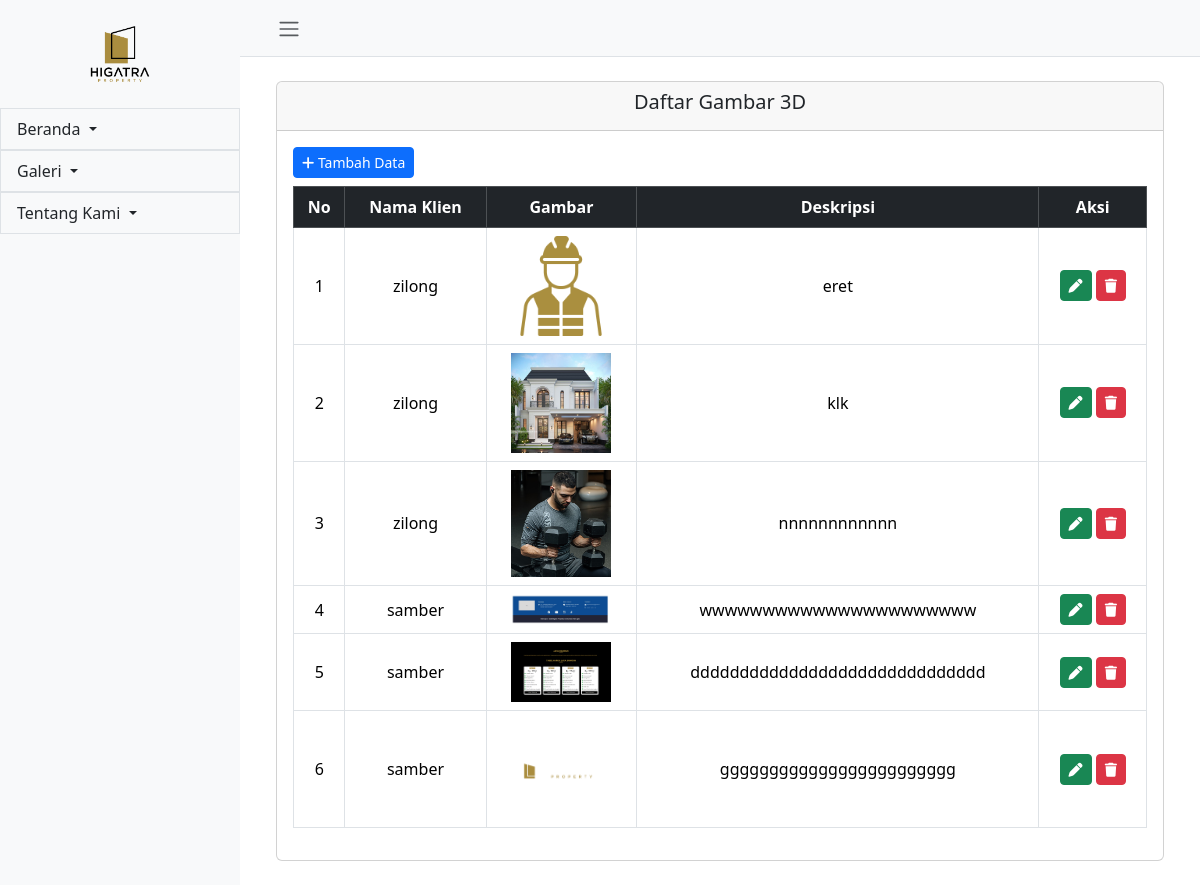
The app's page /admin/gambar3d/index.php with its own data.
### tables this page shows
CREATE TABLE `gambar_3d` (
  `id` int(11) NOT NULL,
  `id_klien` int(11) DEFAULT NULL,
  `gambar` varchar(255) DEFAULT NULL,
  `deskripsi` text DEFAULT NULL
);

CREATE TABLE `testimonials` (
  `id` int(11) NOT NULL,
  `nama` varchar(255) NOT NULL,
  `profesi` varchar(255) NOT NULL,
  `deskripsi` text NOT NULL,
  `gambar` varchar(255) NOT NULL
);

### admin/gambar3d/index.php (the view)
<?php
include '../../kon/koneksi.php';
$query = "SELECT gambar_3d.id, testimonials.nama, gambar_3d.gambar, gambar_3d.deskripsi
          FROM gambar_3d
          JOIN testimonials ON gambar_3d.id_klien = testimonials.id";
$result = mysqli_query($conn, $query);
?>
<?php include "../layout/header-admin.php";
?>
<div class="card m-4">
    <div class="card-header text-center">
        <h5>Daftar Gambar 3D</h5>
    </div>
    <div class="card-body">
        <a href="tambah.php" class="btn btn-primary btn-sm mb-2"><i class="fa-solid fa-plus"></i> Tambah Data</a>
        <div class="table-responsive">
            <table class="table table-bordered table-hover text-center">
                <thead class="table-dark">
                    <tr>
                        <th>No</th>
                        <th>Nama Klien</th>
                        <th>Gambar</th>
                        <th>Deskripsi</th>
                        <th>Aksi</th>
                    </tr>
                </thead>
                <tbody>
                    <?php $no = 1;
                    while ($row = mysqli_fetch_assoc($result)): ?>
                        <tr class="align-middle">
                            <td><?= $no++; ?></td>
                            <td><?= $row['nama']; ?></td>
                            <td><img src="../../images/gambar_3d/<?= $row['gambar']; ?>" width="100"></td>
                            <td><?= $row['deskripsi']; ?></td>
                            <td>
                                <a href="edit.php?id=<?= $row['id']; ?>" class="btn btn-success btn-sm"><i class="fa-solid fa-pen"></i></a>
                                <a href="hapus.php?id=<?= $row['id']; ?>" onclick="return confirm('Yakin ingin menghapus?')" class="btn btn-danger btn-sm"><i class="fa-solid fa-trash"></i></a>
                            </td>
                        </tr>
                    <?php endwhile; ?>
                </tbody>
            </table>
        </div>
    </div>
</div>
<?php include "../layout/footer-admin.php";
?>

### admin/layout/header-admin.php (shortened to what this page needs)
<!DOCTYPE html>
<html lang="id">
<head>
    <link rel="stylesheet" href="https://unpkg.com/bootstrap@5.3.3/dist/css/bootstrap.min.css">
    <link rel="stylesheet" href="https://cdnjs.cloudflare.com/ajax/libs/font-awesome/6.2.0/css/all.min.css">
</head>
<body>
    <div class="d-flex" id="wrapper">
        <div class="bg-light border-right" id="sidebar-wrapper">
            <div class="sidebar-heading d-flex justify-content-center">
                <img src="../../images/logo.png" alt="Icon Usaha" width="80" class="img-fluid">
            </div>
            <div class="list-group list-group-flush">
                <div class="dropdown">
                    <a href="#" class="list-group-item list-group-item-action bg-light dropdown-toggle" id="servicesDropdown" data-bs-toggle="dropdown" aria-expanded="false">
                        Beranda
                    </a>
                </div>
                <div class="dropdown">
                    <a href="#" class="list-group-item list-group-item-action bg-light dropdown-toggle" id="galeriDropdown" data-bs-toggle="dropdown" aria-expanded="false">
                        Galeri
                    </a>
                </div>
                <div class="dropdown">
                    <a href="#" class="list-group-item list-group-item-action bg-light dropdown-toggle" id="legalitasDropdown" data-bs-toggle="dropdown" aria-expanded="false">
                        Tentang Kami
                    </a>
                </div>
            </div>
        </div>
        <div id="page-content-wrapper">
            <nav class="navbar navbar-expand-lg navbar-light bg-light border-bottom">
                <div class="container-fluid">
                    <div class="container-fluid">
                        <button class="btn btn-link d-none d-md-block me-3" id="menu-toggle-desktop">
                            <span class="navbar-toggler-icon"></span>
                        </button>
                    </div>
            </nav>
            <div class="container-fluid">

### admin/layout/footer-admin.php (shortened to what this page needs)
</div>
</div>
</div>
</body>
</html>

### admin/layout/header-admin.php (style rules this page uses)
#sidebar-wrapper { min-height: 100vh; margin-left: -15rem; transition: margin 0.25s ease-out; }
#sidebar-wrapper .sidebar-heading { padding: 0.875rem 1.25rem; font-size: 1.2rem; }
#sidebar-wrapper .list-group { width: 15rem; }
#page-content-wrapper { min-width: 100vw; }
@media (min-width: 768px) { #sidebar-wrapper { margin-left: 0; } }
@media (min-width: 768px) { #page-content-wrapper { min-width: 0; width: 100%; } }

### records on screen
gambar_3d: id_klien.nama "zilong", gambar (picture), deskripsi "eret"
gambar_3d: id_klien.nama "zilong", gambar (picture), deskripsi "klk"
gambar_3d: id_klien.nama "zilong", gambar (picture), deskripsi "nnnnnnnnnnnn"
gambar_3d: id_klien.nama "samber", gambar (picture), deskripsi "wwwwwwwwwwwwwwwwwwwwww"
gambar_3d: id_klien.nama "samber", gambar (picture), deskripsi "dddddddddddddddddddddddddddddd"
gambar_3d: id_klien.nama "samber", gambar (picture), deskripsi "gggggggggggggggggggggggg"
